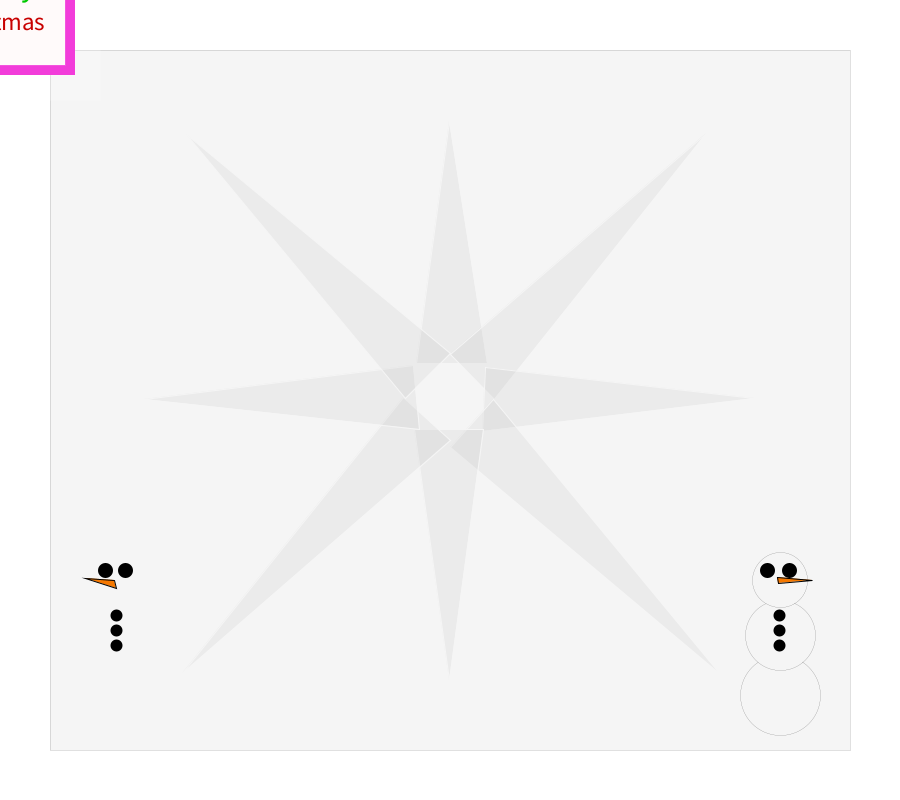
Frame 1 (no input)
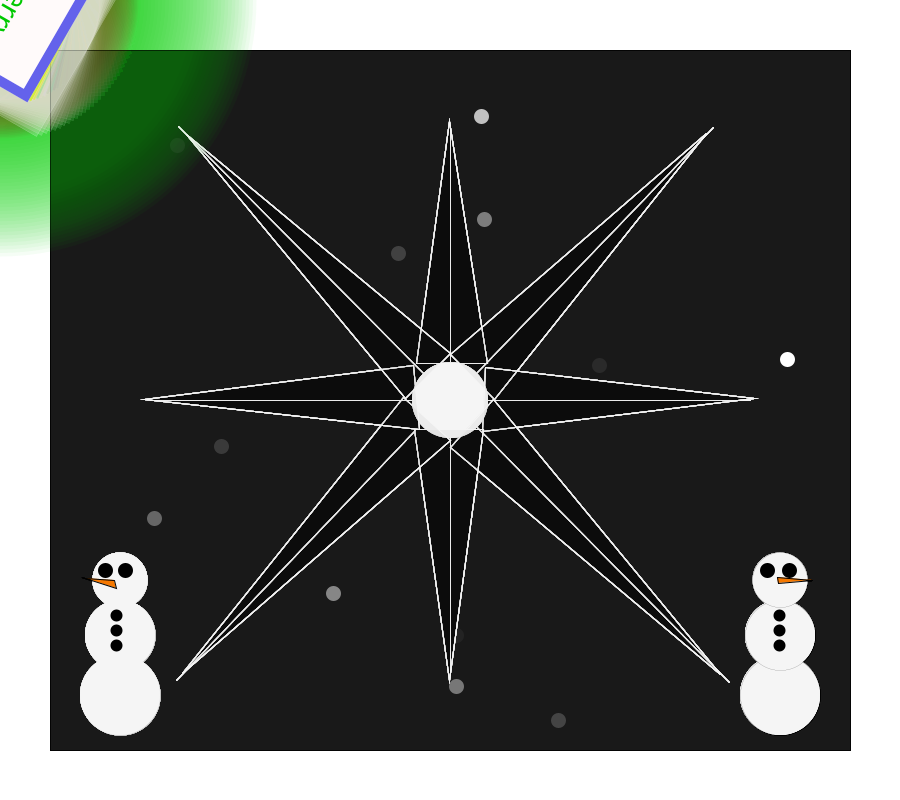
Frame 60 (the mouse pressed at the canvas centre just before this capture)
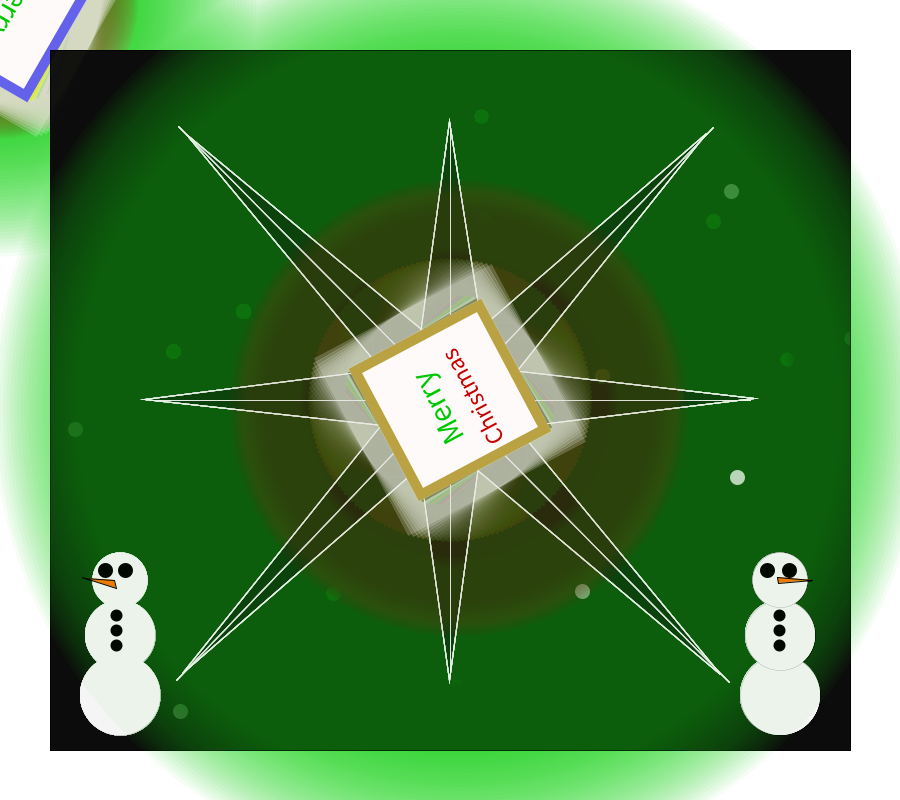
Frame 120 (the mouse held since frame 60 and released just before this capture)

The Processing sketch that drew these frames (run headless with seeded random() and noise(); from frame 60 on, the mouse is pressed at the canvas centre):

// Processing sketch: Sketch_10
// ── Sketch_10.pde
float r = 0;
int x = 100;
int y = 100;
int x2 = 100;
int y2 = 100;
int x3 = 100;
int y3 = 100;
int starX1 = mouseX + -80;
int starY1 = mouseY + -100;
int value = 0;

void setup(){
  size(900,800);
  background(255);
  rectMode(CENTER);
  smooth(9999);

  
}
  
void draw(){
  
  frameRate(60);
 
  stroke(255);
  strokeWeight(1);
  
  //star
  ellipse(450,400,75,75);//centerCircle
  line(450,400,750,400);//lineRight
  line(150,400,750,400);//lineLeft
  line(450,400,450,125);//lineUp
  line(450,400,450,675);//lineDown
  line(450,400,178,126);//northWest
  line(450,400,713,127);//northEast
  line(415,430,176,680);//southWest
  line(450,400,729,682);//southEast
  
  fill(0,0,0,10);                
 triangle(416,363,449,121,487,363);//north
 triangle(450,354,706,133,494,399);//northEast
 triangle(485,367,754,398,482,431);//east
  triangle(493,399,720,674,450,447);//southEast
  triangle(483,429,449,680,414,429);//south
  triangle(450,440,182,673,403,397);//southWest
 triangle(419,429,144,399,413,365);//west
  triangle(405,398,186,134,450,353);//northWest
  


 
  //snowman
  fill(255);
  strokeWeight(0);
  ellipse(120,695,80,80);
  ellipse(120,635,70,70);
  ellipse(120,580,55,55);//body
  stroke(0);
  strokeWeight(15);
  point(105,570);
  point(125,570);
  strokeWeight(12);
  point(116,615);//buttons
  point(116,630);//buttons
  point(116,645);//buttons
  strokeWeight(1);
  fill(255,125,0);
  triangle(85,578,114,580,116,588);
  
  //snowman2
  fill(255);
  strokeWeight(0);
  ellipse(120*6.5,695,80,80);                                                                         
  ellipse(120*6.5,635,70,70);
  ellipse(120*6.5,580,55,55);//body
  stroke(0);
  strokeWeight(15);
  point(118*6.5,570);
  point(121.5*6.5,570);
  strokeWeight(12);
  point(779,615);//buttons
  point(779,630);//buttons
  point(779,645);//buttons
  strokeWeight(1);
  fill(255,125,0);
  triangle(778,583,777,577,116*7,580);
  
  //Makes square follow mouse
  stroke(0);
  strokeWeight(0);
  fill(0,0,0, 10);
  rect(450,400,800,700);
  translate(mouseX, mouseY);
 


 
  stroke(0, 0, 0, 0);
  fill(0,200,0,10);;
  ellipse(mouseX /50,mouseY /50,x,y);//green
  x = x + 7;
  y = y + 7;
  
  if(x > width + 350) {
    x = 0;
  }
  
   if(y > width + 350) {
    y = 0;
  }
 
  
  fill(155,0,0,10);
  ellipse(mouseX /50,mouseY /50,x2,y2);//red
  x2 = x2 + 3;
  y2 = y2 + 3;
  
    if(x2 > width + 350) {
    x2= 0;
  }
  
   if(y2 > width + 350) {
    y2 = 0;
  }
 

  //snow
  strokeWeight(15);
  stroke(255);
  point(random(-900,900),random(-800,800));
  
 
  
  strokeWeight(0);
  rotate(r);
  fill(255,255,255,50);
  rect(0,0,200,200);
  fill(random(0,255),random(0,255),random(0,255));
  rect(0,0,150,150);
  fill(255,250,250);
  rect(0,0,130,130);

strokeWeight(20);
  textSize(32);
  fill(0,200,0);
  text("Merry",-41,-5);
  noFill();
  fill(200,0,0);
  textSize(25);
  text("Christmas",-61,30);
  noFill();
  fill(255);//center circle
 

   r = r + 0.0355;
   
   println (mouseX);
   println (mouseY);
  
  
}

 void keyTyped() { 
 frameRate(100);
  stroke(255,255,0,255);
   if (value == 0) {
     point(starX1, starY1);
     starX1 = starX1 + 1;
     starY1 = starY1 + -1;
   }
 }
